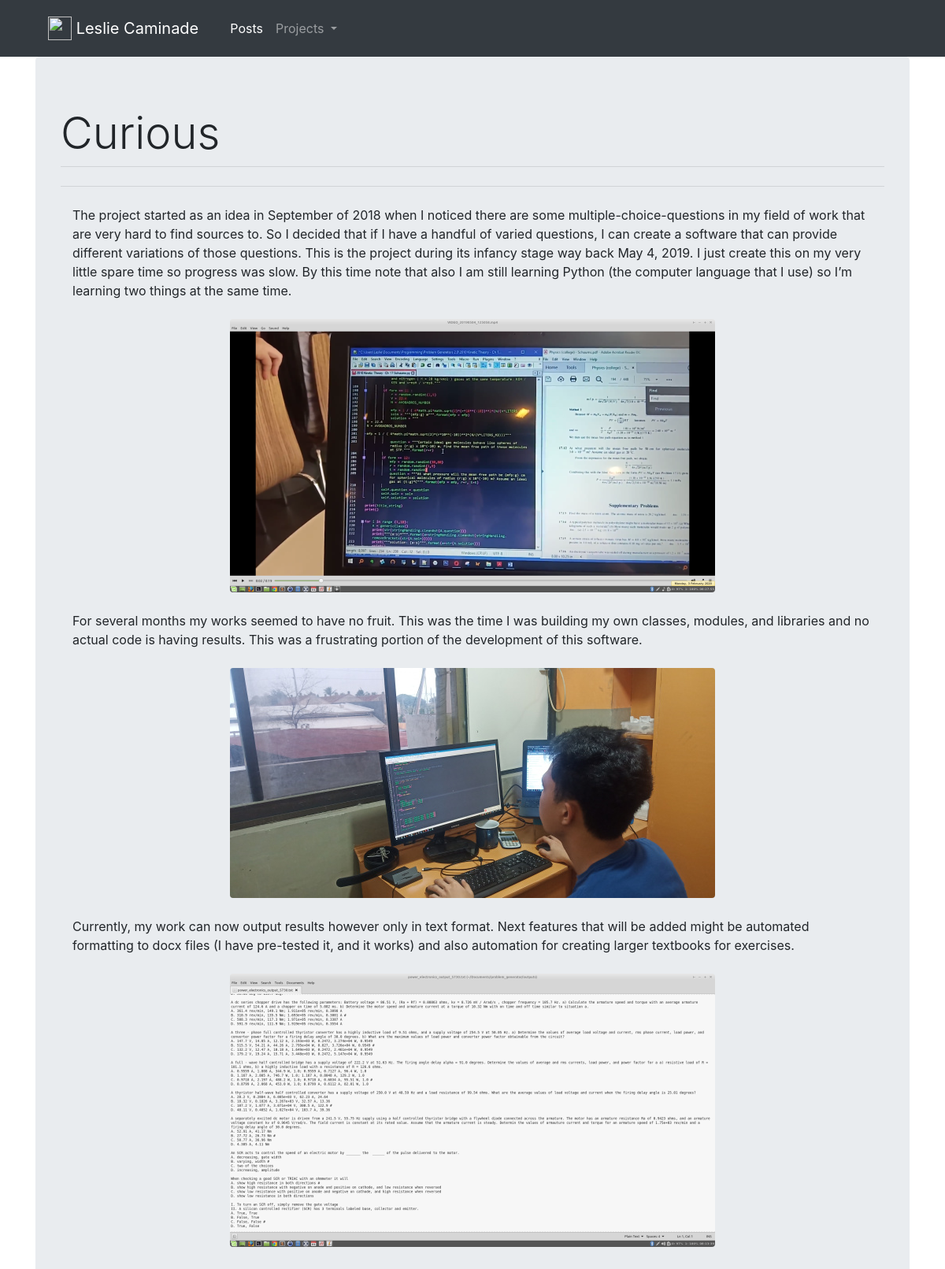
Before: /page/7 with the older database file.
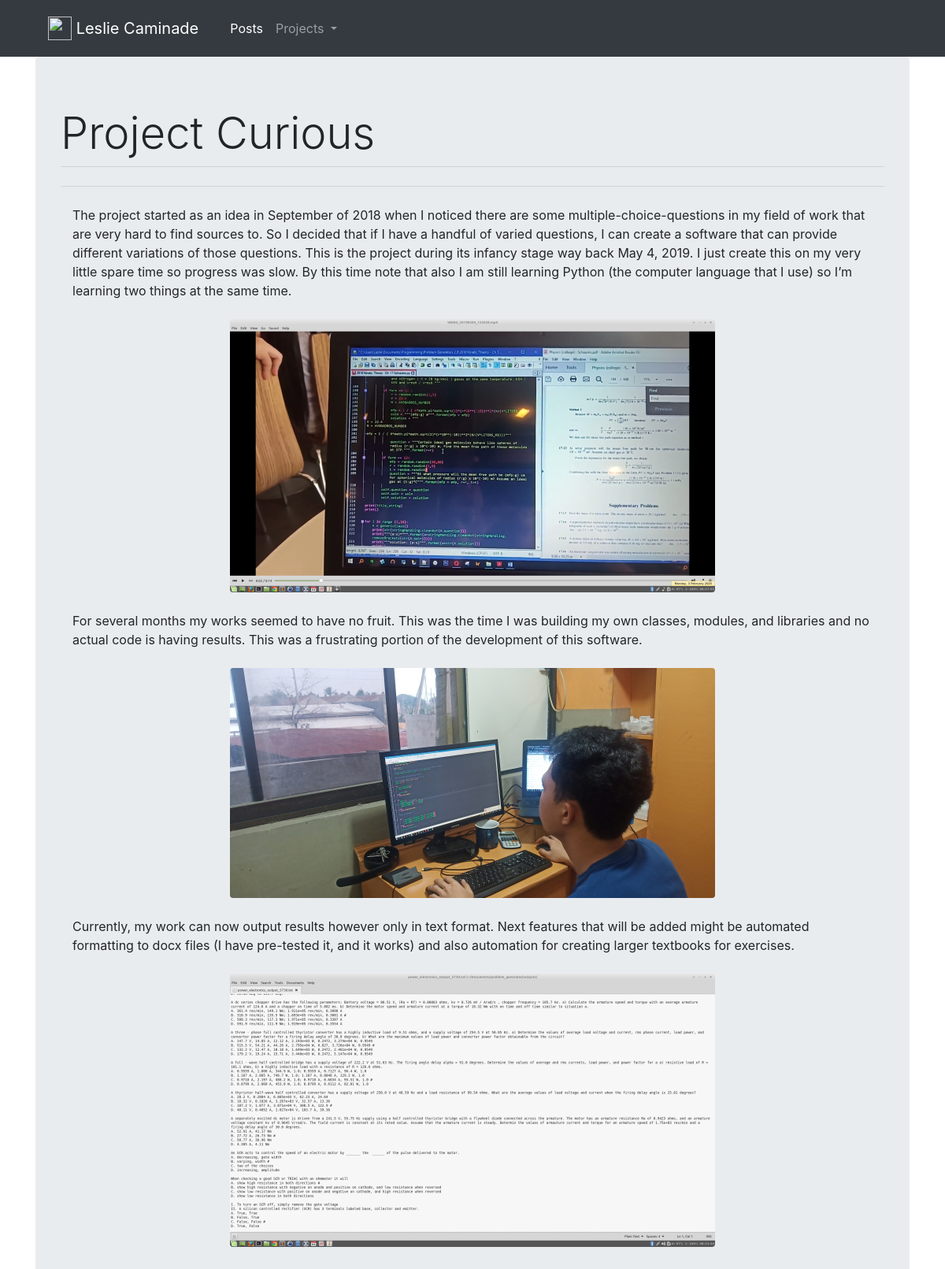
After: the same page with the newer database file.
### main_app/models.py (models this page shows)
class Page(models.Model):
    author = models.ForeignKey('auth.User', on_delete = models.PROTECT, blank = True)
    title = models.CharField(max_length = 200, blank = True)
    thumbnail = models.ImageField(upload_to = 'thumbnail/', blank = True)
    content_1 = models.TextField(blank = True)
    inline_1 = models.ImageField(upload_to='inlines/', blank = True)
    content_2 = models.TextField(blank = True)
    inline_2 = models.ImageField(upload_to='inlines/', blank = True)
    content_3 = models.TextField(blank = True)
    inline_3 = models.ImageField(upload_to='inlines/', blank = True)
    content_4 = models.TextField(blank = True)
    inline_4 = models.ImageField(upload_to='inlines/', blank = True)
    content_5 = models.TextField(blank = True)
    inline_5 = models.ImageField(upload_to='inlines/', blank = True)

### main_app/views.py (the view)
# urls.py: path('page/<pk>', views.page_detail, name = 'page_detail'),
def page_detail(request, pk):
    pages_list = Page.objects.order_by('title')
    page = Page.objects.get(pk=pk)
    context_dict = {
        'page':page,
        'pages_list':pages_list,
        }
    return render(request, 'main_app/page_detail.html', context_dict)

### templates/main_app/page_detail.html (shortened to what this page needs)
{% extends 'main_app/base.html' %}
{% block content %}
<h1 class = "display-4">{{page.title}}</h1>
<hr class="my-1">
<hr class="my-4">
{% if page.content_1 %}
<div class="container">
  <p>{{page.content_1 | safe}}</p>
</div>
{% endif %}
{% if page.inline_1 %}
<div class="container col-8">
  <img src="{{ page.inline_1.url }}" class="img-fluid rounded mx-auto d-block m-4 " alt="inline image">
</div>
{% endif %}
{% if page.content_2 %}
<div class="container">
  <p>{{page.content_2 | safe}}</p>
</div>
{% endif %}
{% if page.inline_2 %}
<div class="container col-8">
  <img src="{{ page.inline_2.url }}" class="img-fluid rounded mx-auto d-block m-4 " alt="inline image">
</div>
{% endif %}
{% if page.content_3 %}
<div class="container">
  <p>{{page.content_3 | safe}}</p>
</div>
{% endif %}
{% if page.inline_3 %}
<div class="container col-8">
  <img src="{{ page.inline_3.url }}" class="img-fluid rounded mx-auto d-block m-4 " alt="inline image">
</div>
{% endif %}
{% endblock %}

Changed rows visible on the page:
changed Page: title "Curious" → "Project Curious"
